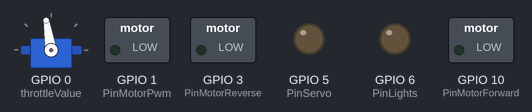
Bench run of a program on a simulated ESP32-C3. Parts: servo, switched loads named in the program (green lamp = pin HIGH), output pins drawn as LEDs (lit = HIGH). Wiring (inferred from the names in the program): servo: signal GPIO 0. Nothing arrives over Bluetooth unless stated; servo pulses on a pin are drawn as a servo (544–2400 µs = 0–180°); a phone connects over Bluetooth LE 3 s after start; pins used as bus, display or sensor lines are not drawn.

Above: at 0.05 s.
Timing chart, 0 to 31.4 s (numbered marks = the images above):
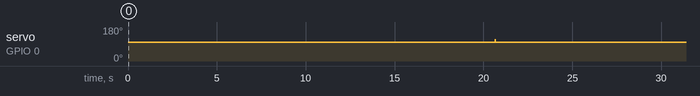

Measured:
- by itself, servo on GPIO 0 (throttleValue): alternates 116° for 0.02 s and 99° for 24.1 s

The program:

main.cpp
```cpp
#include <Arduino.h>
#include <BLEUtils.h>
#include <BLEServer.h>

#include "Karlcar.h"

const uint8_t PinServo = 5;
const uint8_t PinServoLights = 0;
const uint8_t PinLights = 6;
const uint8_t PinMotorPwm = 1;
const uint8_t PinMotorForward = 10;
const uint8_t PinMotorReverse = 3;

Karlcar car(PinServo, PinMotorPwm, PinMotorForward, PinMotorReverse, PinServoLights, PinLights);

void setup()
{
  Serial.begin(9600);
  car.begin();
}

void loop()
{
  car.loop();
}
```

Karlcar.h
```cpp
#include <BLEDevice.h>

#include "Servo.h"

class Karlcar : public BLECharacteristicCallbacks, BLEServerCallbacks
{
public:
    Karlcar(uint8_t pinServo, uint8_t pinMotorPwm, uint8_t pinMotorForward, uint8_t pinMotorReverse, uint8_t pinServoLights, uint8_t pinLightsPwm);

    void begin();
    void loop();

    void onConnect(BLEClient* pclient);
    void onWrite(BLECharacteristic *pCharacteristic);
    void onDisconnect(BLEClient* pclient);

private:
    Servo servo;
    Servo servoLights;
    uint8_t pinMotorPwm;
    uint8_t pinMotorForward;
    uint8_t pinMotorReverse;
    uint8_t pinServoLights;
    uint8_t pinLightsPwm;

    uint32_t cycles;
    uint32_t lastStop;

    int16_t throttleValue;
    uint32_t throttleValueLastSet;

    int16_t steeringValue;
    uint32_t steeringValueLastSet;

    BLECharacteristic *throttleCharacteristic;
    BLECharacteristic *steeringCharacteristic;

    BLEServer *bleServer;
    BLEService *bleService;
};
```

Servo.h
```cpp
#pragma once

#include <Arduino.h>

class Servo
{
public:
    Servo(uint8_t pin, uint32_t pulseMinMicros, uint32_t pulseMaxMicros);

    void begin();
    void setValue(double value);

private:
    uint8_t pin;
    uint32_t pulseMinMicros;
    uint32_t pulseMaxMicros;
    hw_timer_t *timer;
    uint32_t pulseMicros;
    uint32_t currentPulseMicros;

    IRAM_ATTR void onTimerInterrupt();
    static IRAM_ATTR void onTimerInterruptArg(void *arg);
};
```

Karlcar.cpp
```cpp
#include "Karlcar.h"

#define SERVICE_UUID                    "fdddb4fa-cce0-4ec9-bdb0-fa658612e1e9"
#define THROTTLE_CHARACTERISTIC_UUID    "48ec335b-ce42-4b18-9cfd-c2c51223a5cc"
#define STEERING_CHARACTERISTIC_UUID    "d316f06f-9cf5-4562-90fe-85cc68fa678c"

#define BLE_MAX_IDLE_TIME_MILLIS    3000

const float ServoLightDownValue = 0.55;
const float ServoLightUpValue = 0.46;


Karlcar::Karlcar(uint8_t pinServo, uint8_t pinMotorPwm, uint8_t pinMotorForward, uint8_t pinMotorReverse, uint8_t pinServoLights, uint8_t pinLightsPwm) :
    servo(pinServo, 500, 2500),
    servoLights(pinServoLights, 500, 2500),
    pinMotorPwm(pinMotorPwm),
    pinMotorForward(pinMotorForward),
    pinMotorReverse(pinMotorReverse),
    pinServoLights(pinServoLights),
    pinLightsPwm(pinLightsPwm),
    cycles(0),
    lastStop(0),
    throttleValue(NAN),
    throttleValueLastSet(0),
    steeringValue(NAN),
    steeringValueLastSet(0),
    bleServer(nullptr),
    bleService(nullptr),
    throttleCharacteristic(nullptr),
    steeringCharacteristic(nullptr)
{
}

void Karlcar::begin()
{
    analogWriteFrequency(pinMotorPwm, 20000);
    pinMode(pinMotorForward, OUTPUT);
    pinMode(pinMotorReverse, OUTPUT);

    pinMode(pinLightsPwm, OUTPUT);

    servo.begin();
    servo.setValue(0.5);

    servoLights.begin();
    servoLights.setValue(ServoLightDownValue);

    BLEDevice::init("Karlcar");
    bleServer = BLEDevice::createServer();
    bleServer->setCallbacks(this);
    bleService = bleServer->createService(SERVICE_UUID);
    throttleCharacteristic = bleService->createCharacteristic(THROTTLE_CHARACTERISTIC_UUID, BLECharacteristic::PROPERTY_WRITE);
    throttleCharacteristic->setCallbacks(this);
    steeringCharacteristic = bleService->createCharacteristic(STEERING_CHARACTERISTIC_UUID, BLECharacteristic::PROPERTY_WRITE);
    steeringCharacteristic->setCallbacks(this);

    bleService->start();

    BLEAdvertising *pAdvertising = BLEDevice::getAdvertising();
    pAdvertising->addServiceUUID(SERVICE_UUID);
    pAdvertising->setScanResponse(true);
    BLEDevice::startAdvertising();
}

void Karlcar::onConnect(BLEClient* pclient)
{
}

static bool getShort(BLECharacteristic *characteristic, int16_t &value)
{
    if (characteristic->getLength() == 2)
    {
        uint8_t *data = characteristic->getData();
        value = data[0] | (data[1] << 8);
        return true;
    }
    return false;
}

void Karlcar::onWrite(BLECharacteristic *characteristic)
{
    uint32_t now = millis();
    if (characteristic == throttleCharacteristic)
    {
        if (getShort(throttleCharacteristic, throttleValue))
        {
            throttleValueLastSet = now;
        }
    }
    else if (characteristic == steeringCharacteristic)
    {
        if (getShort(steeringCharacteristic, steeringValue))
        {
            steeringValueLastSet = now;
        }
    }
}

void Karlcar::onDisconnect(BLEClient* pclient)
{

}

void Karlcar::loop()
{
    servo.setValue(-steeringValue / (float)INT16_MAX + 0.5);

    if (millis() - throttleValueLastSet > BLE_MAX_IDLE_TIME_MILLIS)
    {
        throttleValue = 0;
    }

    uint8_t motorPwmValue = 0;

    if (throttleValue == 0)
    {
        digitalWrite(pinMotorForward, LOW);
        digitalWrite(pinMotorReverse, LOW);
        analogWrite(pinMotorPwm, 0);
        if (lastStop == 0) {
            lastStop = cycles;
        } else if (cycles > lastStop + 250) {
            servoLights.setValue(ServoLightDownValue);
            digitalWrite(pinLightsPwm, LOW);
        }
    }
    else
    {
        digitalWrite(throttleValue > 0 ? pinMotorReverse : pinMotorForward, LOW);
        digitalWrite(throttleValue < 0 ? pinMotorReverse : pinMotorForward, HIGH);
        motorPwmValue = (uint8_t)(abs(throttleValue) / (float)INT16_MAX * 95.0 + 160.0);
        analogWrite(pinMotorPwm, motorPwmValue);
        lastStop = 0;
        servoLights.setValue(ServoLightUpValue);
        digitalWrite(pinLightsPwm, HIGH);
    }

    cycles++;
    if (false && cycles % 50 == 0) {
        Serial.printf("throttle vaue: %d motor power value: %d\n", throttleValue, motorPwmValue);
    }

    delay(20);
}
```

Servo.cpp
```cpp
#include "Servo.h"

const uint32_t CycleLengthMicros = 20000;

Servo::Servo(uint8_t pin, uint32_t pulseMinMicros, uint32_t pulseMaxMicros) : pin(pin), pulseMinMicros(pulseMinMicros), pulseMaxMicros(pulseMaxMicros), timer(nullptr), pulseMicros(0), currentPulseMicros(0)
{
}

void Servo::begin()
{
    pinMode(pin, OUTPUT);

    timer = timerBegin(1000000);
    timerAttachInterruptArg(timer, &onTimerInterruptArg, this);
    timerAlarm(timer, CycleLengthMicros, false, 0);
}

void Servo::setValue(double value)
{
    pulseMicros = pulseMinMicros + constrain(value * (pulseMaxMicros - pulseMinMicros), 0, pulseMaxMicros - pulseMinMicros);
}

void Servo::onTimerInterrupt()
{
    uint64_t alarmValue;
    if (currentPulseMicros != 0 || pulseMicros == 0)
    {
        digitalWrite(pin, 0);
        alarmValue = CycleLengthMicros - pulseMicros;
        currentPulseMicros = 0;
    }
    else
    {
        digitalWrite(pin, 1);
        alarmValue = pulseMicros;
        currentPulseMicros = pulseMicros;
    }
    timerRestart(timer);
    timerAlarm(timer, alarmValue, false, 0);
}


void Servo::onTimerInterruptArg(void *arg)
{
    static_cast<Servo*>(arg)->onTimerInterrupt();
}
```
